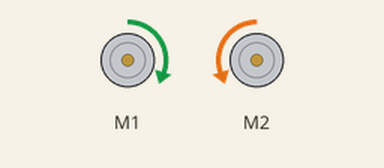
The sketch below on a simulated Arduino Leonardo, built with avr-gcc and run on an emulated ATmega32U4. Parts: 2 × DC motor (green arrow = forward, orange = backward, longer = faster).

Above: at 1.0 s.
At 3.0 s:
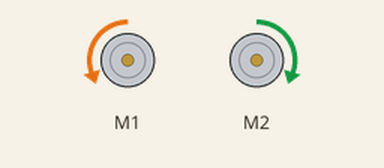
Timing chart, 0 to 5.2 s (numbered marks = the images above):
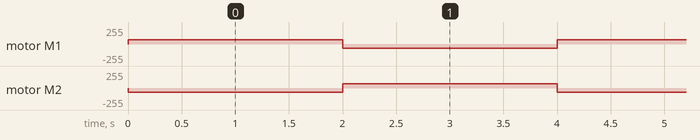

Measured:
- by itself, motor M1, motor M2: alternates forward 63/255 for 2.0 s and backward 63/255 for 2.0 s

The sketch:

Task_4.ino
```cpp
//Team : Zaina Qasim, Samantha Shaw

#include <Zumo32U4.h>

Zumo32U4Motors motors;


void setup() {
  // put your setup code here, to run once:

}

void loop() {
   //Spin the robot clockwise
 motors.setSpeeds(100, -100);
 delay(2000); // Don
 motors.setSpeeds(0,0);
 //Spin the robot counter-clockwise
 motors.setSpeeds(-100, 100);
 delay(2000);
 motors.setSpeeds(0,0);
}
```
